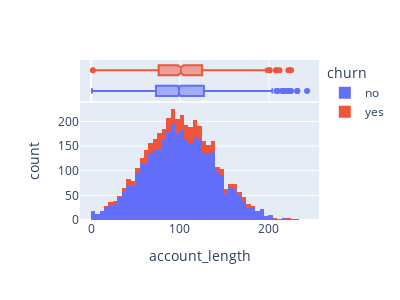
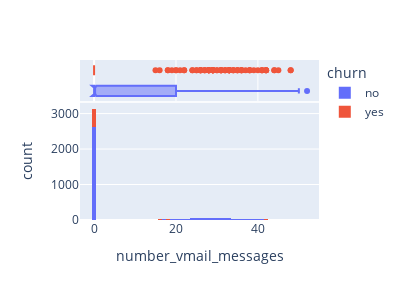
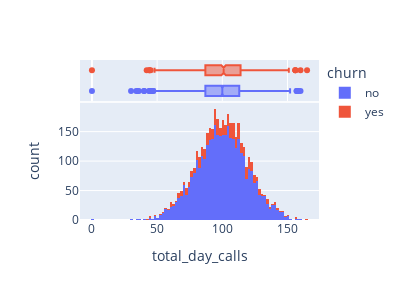
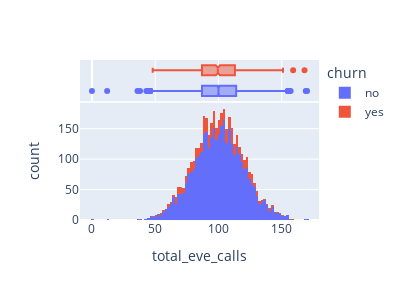

Notebook code cell kept with these figures, in order:
### Code cell
# numerical variable distribution

for col in num_col:
  fig = px.histogram(df_train, x=col, marginal='box', width=400, height=300, color=target_variable)
  fig.show()

### Figure 1 — Plotly figure (JSON) as saved in the notebook; plotly's stock layout.template omitted (floating-point values rounded to 4 significant figures; data arrays with more than 128 entries replaced by an {"elided": "..."} marker saying what was removed)
{"data": [{"alignmentgroup": "True", "bingroup": "x", "hovertemplate": "churn=no<br>account_length=%{x}<br>count=%{y}<extra></extra>", "legendgroup": "no", "marker": {"color": "#636efa", "pattern": {"shape": ""}}, "name": "no", "offsetgroup": "no", "orientation": "v", "showlegend": true, "type": "histogram", "x": {"elided": "3652 int values"}, "xaxis": "x", "yaxis": "y"}, {"alignmentgroup": "True", "hovertemplate": "churn=no<br>account_length=%{x}<extra></extra>", "legendgroup": "no", "marker": {"color": "#636efa"}, "name": "no", "notched": true, "offsetgroup": "no", "showlegend": false, "type": "box", "x": {"elided": "3652 int values"}, "xaxis": "x2", "yaxis": "y2"}, {"alignmentgroup": "True", "bingroup": "x", "hovertemplate": "churn=yes<br>account_length=%{x}<br>count=%{y}<extra></extra>", "legendgroup": "yes", "marker": {"color": "#EF553B", "pattern": {"shape": ""}}, "name": "yes", "offsetgroup": "yes", "orientation": "v", "showlegend": true, "type": "histogram", "x": {"elided": "598 int values"}, "xaxis": "x", "yaxis": "y"}, {"alignmentgroup": "True", "hovertemplate": "churn=yes<br>account_length=%{x}<extra></extra>", "legendgroup": "yes", "marker": {"color": "#EF553B"}, "name": "yes", "notched": true, "offsetgroup": "yes", "showlegend": false, "type": "box", "x": {"elided": "598 int values"}, "xaxis": "x2", "yaxis": "y2"}], "layout": {"barmode": "relative", "height": 300, "legend": {"title": {"text": "churn"}, "tracegroupgap": 0}, "margin": {"t": 60}, "width": 400, "xaxis": {"anchor": "y", "domain": [0, 1], "title": {"text": "account_length"}}, "xaxis2": {"anchor": "y2", "domain": [0, 1], "matches": "x", "showgrid": true, "showticklabels": false}, "yaxis": {"anchor": "x", "domain": [0, 0.7326], "title": {"text": "count"}}, "yaxis2": {"anchor": "x2", "domain": [0.7426, 1], "matches": "y2", "showgrid": false, "showline": false, "showticklabels": false, "ticks": ""}}}

### Figure 2 — Plotly figure (JSON) as saved in the notebook; plotly's stock layout.template omitted (floating-point values rounded to 4 significant figures; data arrays with more than 128 entries replaced by an {"elided": "..."} marker saying what was removed)
{"data": [{"alignmentgroup": "True", "bingroup": "x", "hovertemplate": "churn=no<br>number_vmail_messages=%{x}<br>count=%{y}<extra></extra>", "legendgroup": "no", "marker": {"color": "#636efa", "pattern": {"shape": ""}}, "name": "no", "offsetgroup": "no", "orientation": "v", "showlegend": true, "type": "histogram", "x": {"elided": "3652 int values"}, "xaxis": "x", "yaxis": "y"}, {"alignmentgroup": "True", "hovertemplate": "churn=no<br>number_vmail_messages=%{x}<extra></extra>", "legendgroup": "no", "marker": {"color": "#636efa"}, "name": "no", "notched": true, "offsetgroup": "no", "showlegend": false, "type": "box", "x": {"elided": "3652 int values"}, "xaxis": "x2", "yaxis": "y2"}, {"alignmentgroup": "True", "bingroup": "x", "hovertemplate": "churn=yes<br>number_vmail_messages=%{x}<br>count=%{y}<extra></extra>", "legendgroup": "yes", "marker": {"color": "#EF553B", "pattern": {"shape": ""}}, "name": "yes", "offsetgroup": "yes", "orientation": "v", "showlegend": true, "type": "histogram", "x": {"elided": "598 int values"}, "xaxis": "x", "yaxis": "y"}, {"alignmentgroup": "True", "hovertemplate": "churn=yes<br>number_vmail_messages=%{x}<extra></extra>", "legendgroup": "yes", "marker": {"color": "#EF553B"}, "name": "yes", "notched": true, "offsetgroup": "yes", "showlegend": false, "type": "box", "x": {"elided": "598 int values"}, "xaxis": "x2", "yaxis": "y2"}], "layout": {"barmode": "relative", "height": 300, "legend": {"title": {"text": "churn"}, "tracegroupgap": 0}, "margin": {"t": 60}, "width": 400, "xaxis": {"anchor": "y", "domain": [0, 1], "title": {"text": "number_vmail_messages"}}, "xaxis2": {"anchor": "y2", "domain": [0, 1], "matches": "x", "showgrid": true, "showticklabels": false}, "yaxis": {"anchor": "x", "domain": [0, 0.7326], "title": {"text": "count"}}, "yaxis2": {"anchor": "x2", "domain": [0.7426, 1], "matches": "y2", "showgrid": false, "showline": false, "showticklabels": false, "ticks": ""}}}

### Figure 3 — Plotly figure (JSON) as saved in the notebook; plotly's stock layout.template omitted (floating-point values rounded to 4 significant figures; data arrays with more than 128 entries replaced by an {"elided": "..."} marker saying what was removed)
{"data": [{"alignmentgroup": "True", "bingroup": "x", "hovertemplate": "churn=no<br>total_day_calls=%{x}<br>count=%{y}<extra></extra>", "legendgroup": "no", "marker": {"color": "#636efa", "pattern": {"shape": ""}}, "name": "no", "offsetgroup": "no", "orientation": "v", "showlegend": true, "type": "histogram", "x": {"elided": "3652 int values"}, "xaxis": "x", "yaxis": "y"}, {"alignmentgroup": "True", "hovertemplate": "churn=no<br>total_day_calls=%{x}<extra></extra>", "legendgroup": "no", "marker": {"color": "#636efa"}, "name": "no", "notched": true, "offsetgroup": "no", "showlegend": false, "type": "box", "x": {"elided": "3652 int values"}, "xaxis": "x2", "yaxis": "y2"}, {"alignmentgroup": "True", "bingroup": "x", "hovertemplate": "churn=yes<br>total_day_calls=%{x}<br>count=%{y}<extra></extra>", "legendgroup": "yes", "marker": {"color": "#EF553B", "pattern": {"shape": ""}}, "name": "yes", "offsetgroup": "yes", "orientation": "v", "showlegend": true, "type": "histogram", "x": {"elided": "598 int values"}, "xaxis": "x", "yaxis": "y"}, {"alignmentgroup": "True", "hovertemplate": "churn=yes<br>total_day_calls=%{x}<extra></extra>", "legendgroup": "yes", "marker": {"color": "#EF553B"}, "name": "yes", "notched": true, "offsetgroup": "yes", "showlegend": false, "type": "box", "x": {"elided": "598 int values"}, "xaxis": "x2", "yaxis": "y2"}], "layout": {"barmode": "relative", "height": 300, "legend": {"title": {"text": "churn"}, "tracegroupgap": 0}, "margin": {"t": 60}, "width": 400, "xaxis": {"anchor": "y", "domain": [0, 1], "title": {"text": "total_day_calls"}}, "xaxis2": {"anchor": "y2", "domain": [0, 1], "matches": "x", "showgrid": true, "showticklabels": false}, "yaxis": {"anchor": "x", "domain": [0, 0.7326], "title": {"text": "count"}}, "yaxis2": {"anchor": "x2", "domain": [0.7426, 1], "matches": "y2", "showgrid": false, "showline": false, "showticklabels": false, "ticks": ""}}}

### Figure 4 — Plotly figure (JSON) as saved in the notebook; plotly's stock layout.template omitted (floating-point values rounded to 4 significant figures; data arrays with more than 128 entries replaced by an {"elided": "..."} marker saying what was removed)
{"data": [{"alignmentgroup": "True", "bingroup": "x", "hovertemplate": "churn=no<br>total_eve_calls=%{x}<br>count=%{y}<extra></extra>", "legendgroup": "no", "marker": {"color": "#636efa", "pattern": {"shape": ""}}, "name": "no", "offsetgroup": "no", "orientation": "v", "showlegend": true, "type": "histogram", "x": {"elided": "3652 int values"}, "xaxis": "x", "yaxis": "y"}, {"alignmentgroup": "True", "hovertemplate": "churn=no<br>total_eve_calls=%{x}<extra></extra>", "legendgroup": "no", "marker": {"color": "#636efa"}, "name": "no", "notched": true, "offsetgroup": "no", "showlegend": false, "type": "box", "x": {"elided": "3652 int values"}, "xaxis": "x2", "yaxis": "y2"}, {"alignmentgroup": "True", "bingroup": "x", "hovertemplate": "churn=yes<br>total_eve_calls=%{x}<br>count=%{y}<extra></extra>", "legendgroup": "yes", "marker": {"color": "#EF553B", "pattern": {"shape": ""}}, "name": "yes", "offsetgroup": "yes", "orientation": "v", "showlegend": true, "type": "histogram", "x": {"elided": "598 int values"}, "xaxis": "x", "yaxis": "y"}, {"alignmentgroup": "True", "hovertemplate": "churn=yes<br>total_eve_calls=%{x}<extra></extra>", "legendgroup": "yes", "marker": {"color": "#EF553B"}, "name": "yes", "notched": true, "offsetgroup": "yes", "showlegend": false, "type": "box", "x": {"elided": "598 int values"}, "xaxis": "x2", "yaxis": "y2"}], "layout": {"barmode": "relative", "height": 300, "legend": {"title": {"text": "churn"}, "tracegroupgap": 0}, "margin": {"t": 60}, "width": 400, "xaxis": {"anchor": "y", "domain": [0, 1], "title": {"text": "total_eve_calls"}}, "xaxis2": {"anchor": "y2", "domain": [0, 1], "matches": "x", "showgrid": true, "showticklabels": false}, "yaxis": {"anchor": "x", "domain": [0, 0.7326], "title": {"text": "count"}}, "yaxis2": {"anchor": "x2", "domain": [0.7426, 1], "matches": "y2", "showgrid": false, "showline": false, "showticklabels": false, "ticks": ""}}}
